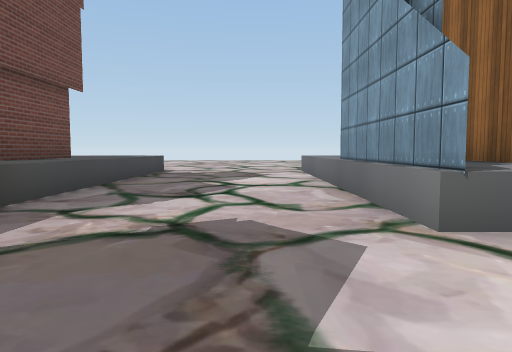
view 1 (above)

22 first-person views from a walk through a 3-D level made in the Unity game engine. The camera is 1.2 m above the floor, tilts 4° down and sees 70° across. The floor is counted in squares, 2 m on a side. Each view is taken from the middle of a square. On the plan, view 1 faces up. The plan holds only what a view shows up to about 10 squares ahead; the rest is blank. The place goes on beyond the plan. The player is left out. Some surface patterns are stand-ins.

view 2
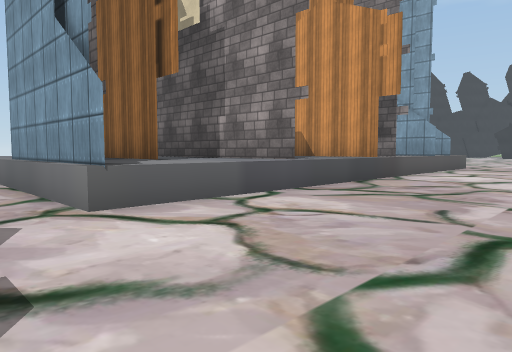

view 3
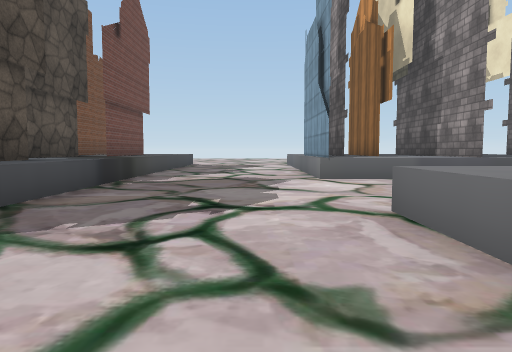

view 4
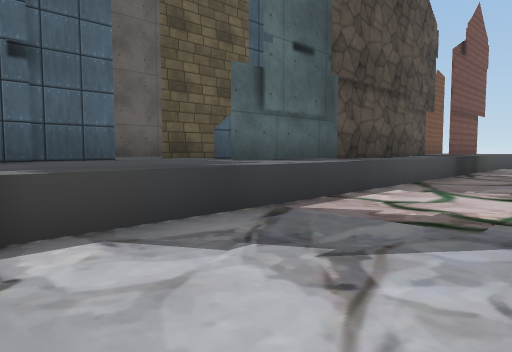

view 5
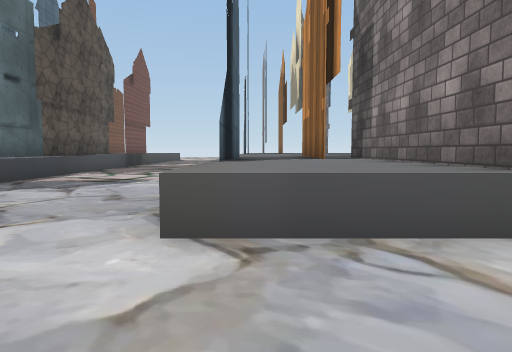

view 6
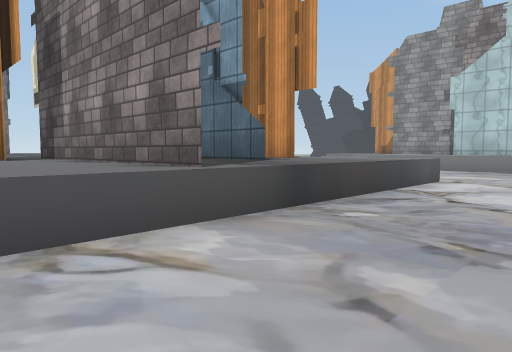

view 7
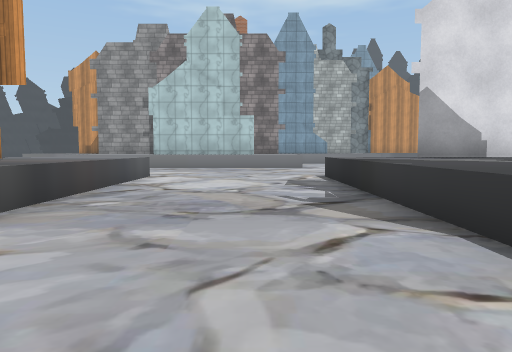

view 8
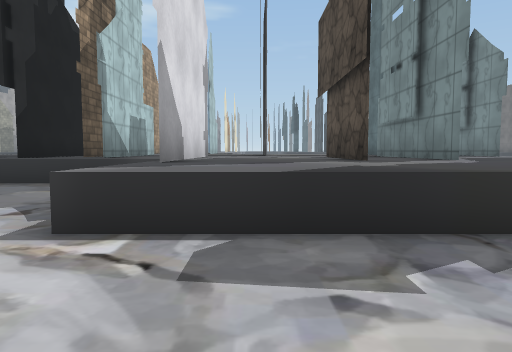

view 9
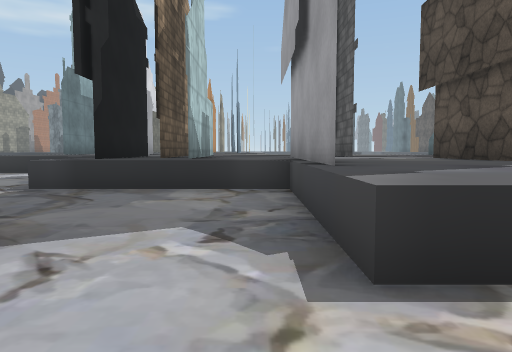

view 10
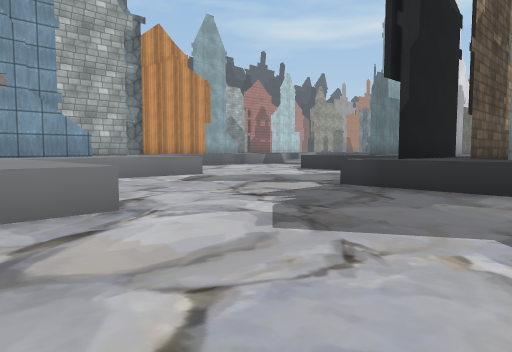

view 11
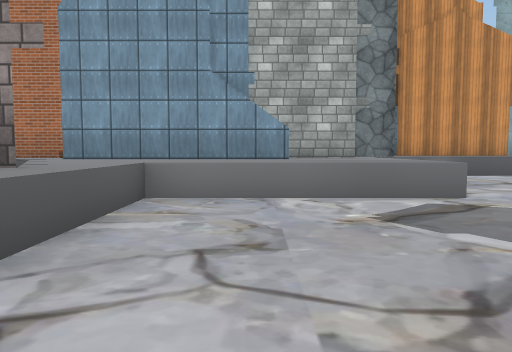

view 12
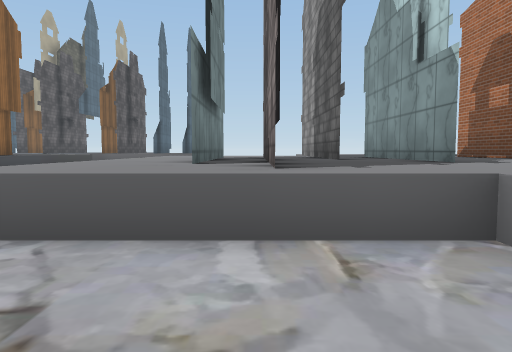

view 13
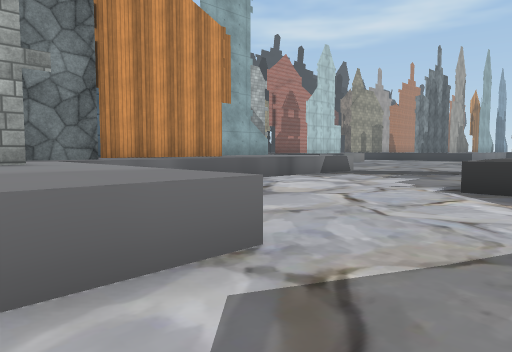

view 14
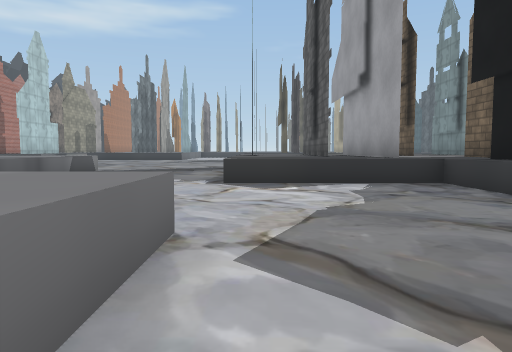

view 15
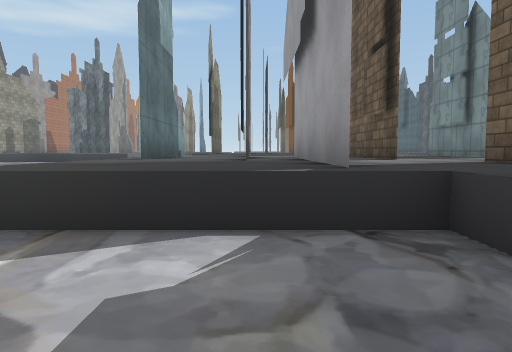

view 16
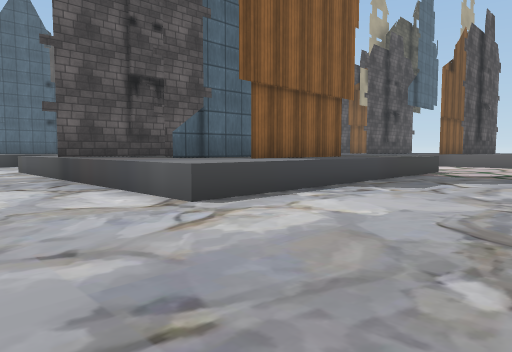

view 17
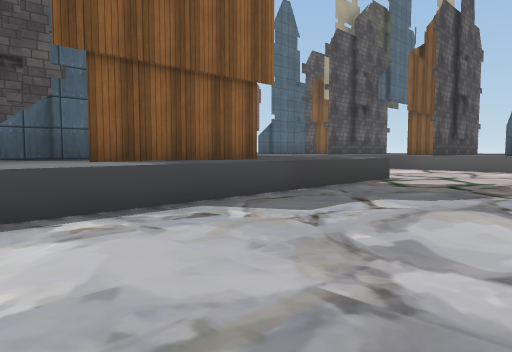

view 18
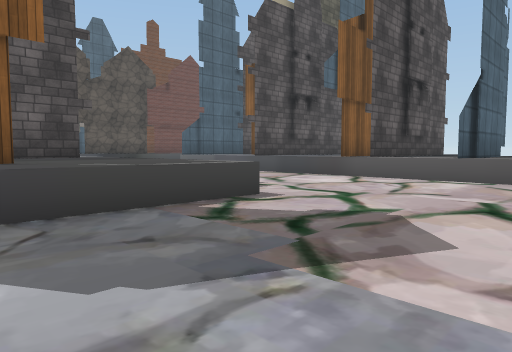

view 19
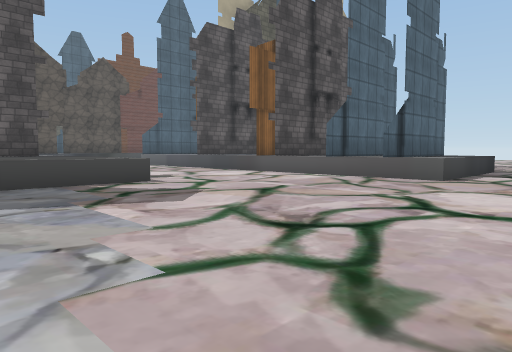

view 20
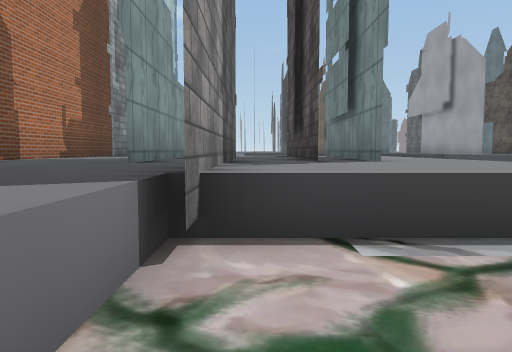

view 21
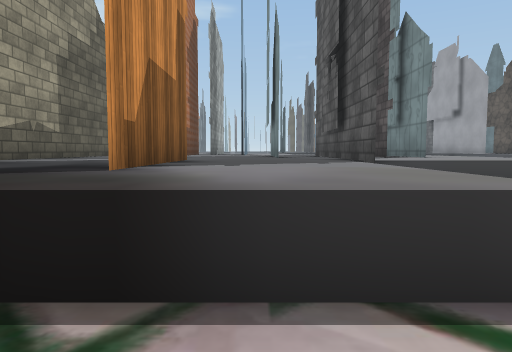

view 22
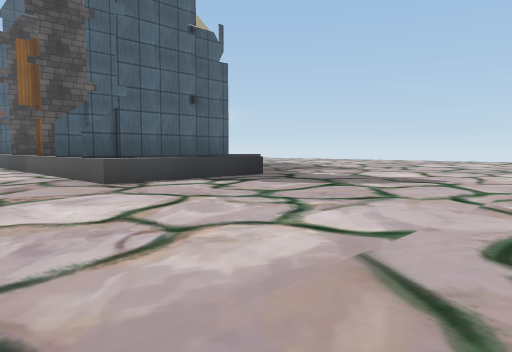

### Floor plan
Key: @ floor where view 1 was taken; # wall or solid block; . floor; ^ raised ledge.
Columns run from 4 left of view 1 to 23 right of it. Each row starts with its distance up from view 1.
 10  ^....^             ...
  9 ^^....^            ....
  8 ^^....^  ^        ......
  7 ^^....^^ ^       .......
  6 ^^....#^^^     ^^^......
  5 ^^....#^^^  ^^^^^^......
  4 ^^....#^^^^^^^^^^^......
  3 ^^....^^^^^^^^^^^^.......
  2 ^^.......................
  1 ^^.......................
  0 ^^..@............... ....
 -1 ^^......    ........  ...
 -2 ^^....^  ^^^^^....... ^^^^
 -3 ^^....^^^^^^^^........^^^^
 -4 ^^....#^^ ^^^^........^^^^^
 -5 ^^... #^^   ^^........#^^^^
 -6 ^^... #^^ ^ ^^.... ^^^^^^^^^
 -7 ^^....#^^^^^^^....^^^^^^^^^^
 -8  ^....^^^^^^^^....^^^^^^^^ ^
 -9     ..^^^^^^^^....^^^^^^^^ ^
-10     ..............^^^^^^^^ ^
-11      .............^^^^^^^^
-12      .............^^^^^^ ^
-13       ............^^^^^^ ^
-14        ^^^^^^^........^^
-15          ^^^^^........^^
-16          ^^^^#........^^^^
-17         ^^^^^#........^^^^^
-18        ^^^^^^^^^^^........#
-19        ^ ^^^^^^^^#........^^
-20       ^  ^^^^^^^^#........^^
-21       #  ^^^^^^^^#........^^
-22             ^  ^^^^^^^....^^
-23                 ^^^^^^....^^
-24                 ^^^^^^....^^
-25                ^^^^^^^....^
-26                ^^^^^^# ..
-27               #^^^^^^#
-28               #^ ^^^^#

Positions as (right, up) in squares from view 1, and headings:
1: (0, 0), facing up
2: (0, -1), facing up-right
3: (0, -5), facing up
4: (0, -8), facing up-left
5: (2, -12), facing up
6: (2, -12), facing up-right
7: (1, -12), facing right
8: (8, -11), facing down
9: (10, -12), facing down
10: (10, -12), facing down-right
11: (13, -15), facing right
12: (16, -16), facing up
13: (16, -16), facing down-right
14: (17, -15), facing down
15: (15, -19), facing down
16: (13, -12), facing up-left
17: (13, -9), facing up-left
18: (13, -5), facing up-left
19: (16, -5), facing up-left
20: (17, -3), facing down
21: (19, 0), facing down
22: (20, 0), facing up-left
